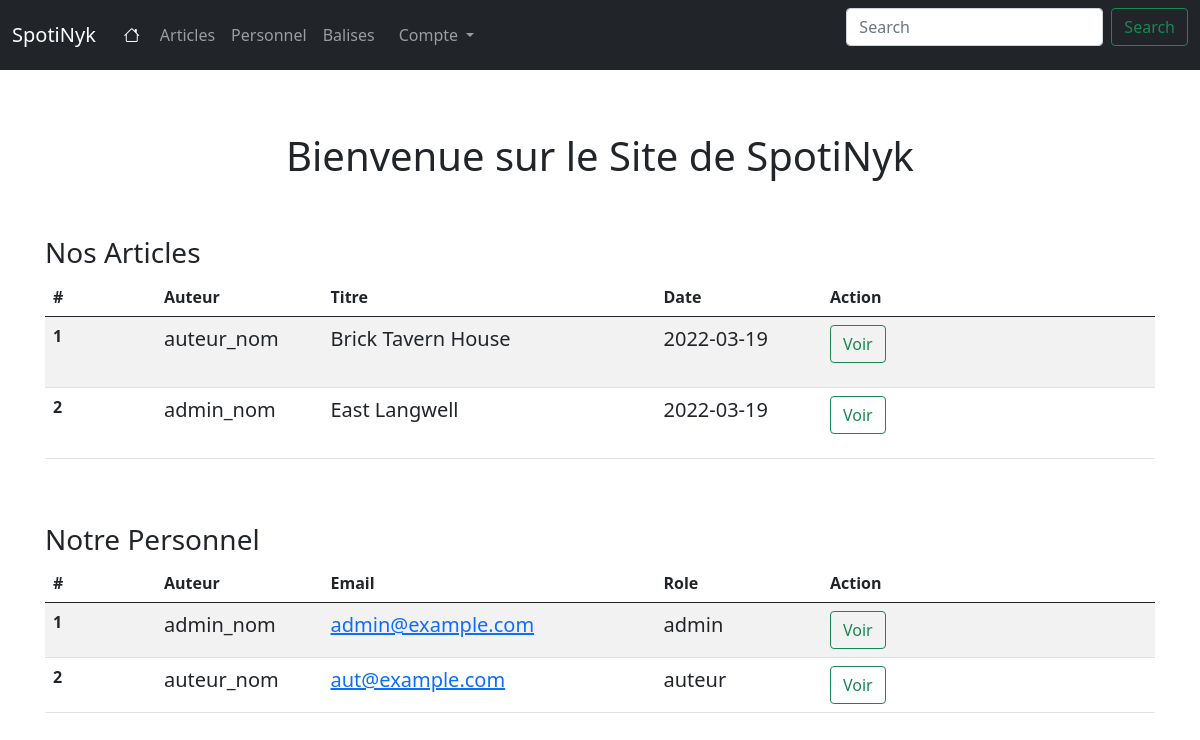
The page / on the database its author committed.
### main/models/md_post.py (models this page shows, shortened)
class Post(db.Model):
    id = db.Column(db.Integer, primary_key=True)
    title = db.Column(db.Text, nullable=False)
    body = db.Column(db.Text, nullable=False)
    pub_date = db.Column(db.Date, nullable=False)
    rev_date = db.Column(db.Date, nullable=False)
    status = db.Column(db.Boolean, nullable=False)
    user_id = db.Column(db.Integer, db.ForeignKey('user.id'), nullable=False)
    user = db.relationship('User', backref=db.backref('posts', lazy=True))

### main/models/md_user.py (models this page shows, shortened)
class User(db.Model):
    id = db.Column(db.Integer, primary_key=True)
    name = db.Column(db.String(80), nullable=False)
    username = db.Column(db.String(80), unique=True, nullable=False)
    email = db.Column(db.String(120), unique=True, nullable=False)
    password = db.Column(db.String(80), nullable=False)
    profil_id = db.Column(db.Integer, db.ForeignKey('profil.id'), nullable=False, default=3)
    profil = db.relationship('Profil', backref='profils')

### main/models/md_profil.py (models this page shows, shortened)
class Profil (db.Model):
    id = db.Column(db.Integer, primary_key=True)
    description = db.Column(db.String(80), nullable=False)

### main/controllers/default_cont.py (the view)
def index():
    posts = Post.query.all()
    users = User.query.all()
    profils = Profil.query.all()
    return render_template('index.html', posts=posts, users=users, profils=profils)

### main/templates/index.html (shortened to what this page needs)
{% extends "base.html" %}
{% block content %}
<div class="row">
    <div class="col">
        <h1 class="mt-5 text-center">Bienvenue sur le Site de SpotiNyk</h1>
    </div>
</div>
<div class="row">
    <div class="col">
        <h3 class="mt-5">Nos Articles</h3>
    </div>
</div>
<table class="table table-striped">
    <thead>
      <tr>
        <th scope="col" style="width:10%">#</th>
        <th scope="col" style="width:15%">Auteur</th>
        <th scope="col" style="width:30%">Titre</th>
        <th scope="col" style="width:15%">Date</th>
        <th scope="col" style="width:30%">Action</th>
      </tr>
    </thead>
    <tbody>
        {% for post in posts %}
        {% if post.status %}
        <tr>
            <th scope="row">{{post.id}}</th>
            <td class="lead">{{post.user.name}}</td>
            <td class="lead">{{post.title}}</td>
            {% if post.pub_date == post.rev_date %}
                <td class="lead">{{post.pub_date}}</td>
            {% else %}
                <td class="lead">{{post.rev_date}}</td>
            {% endif %}
            <td>
                <form action="{{url_for('posts.destroy', post_id = post.id)}}"
                      method="POST">
                    <a href="{{url_for('posts.show', post_id = post.id)}}"
                        class="btn btn-outline-success"
                        role="button">
                            Voir
                    </a>
                </form>
            </td>
        </tr>
        {% endif %}
        {% endfor %}
    </tbody>
  </table>
  <div class="row">
    <div class="col">
        {% if current_user.is_authenticated and current_user.profil.description == "admin"%}
        <h3 class="mt-5">Nos Utilisateurs</h3>
        {% else %}
        <h3 class="mt-5">Notre Personnel</h3>
        {% endif %}
    </div>
</div>
<table class="table table-striped">
    <thead>
      <tr>
        <th scope="col" style="width:10%">#</th>
        <th scope="col" style="width:15%">Auteur</th>
        <th scope="col" style="width:30%">Email</th>
        <th scope="col" style="width:15%">Role</th>
        <th scope="col" style="width:30%">Action</th>
      </tr>
    </thead>
    <tbody>
        {% for user in users %}
        {% if user.profil.description != "lecteur" or
            (user.profil.description == "lecteur" and
            current_user.is_authenticated and
            current_user.profil.description == "admin") %}
        <tr>
            <th scope="row">{{user.id}}</th>
            <td class="lead">{{user.name}}</td>
            <td class="lead"><a href="mailto:{{user.email}}">{{user.email}}</a></td>
            <td class="lead">{{user.profil.description}}</td>
            <td>
                <button class="btn btn-outline-success" data-bs-toggle="modal" data-bs-target="#show_{{user.id}}">Voir</button>
            </td>
        </tr>
        {% endif %}
        {% endfor %}
    </tbody>
  </table>
{% endblock %}

### main/templates/base.html (shortened to what this page needs)
        {% block head %}
        {% block styles %}
            <link href="https://cdn.jsdelivr.net/npm/bootstrap@5.0.2/dist/css/bootstrap.min.css" rel="stylesheet">
            <link rel="stylesheet" href="https://cdn.jsdelivr.net/npm/bootstrap-icons@1.8.1/font/bootstrap-icons.css">
            <link rel="stylesheet" href="{{ url_for('static', filename='style.css') }}">
        {% endblock %}
        {% endblock %}
    <body class="d-flex flex-column h-100">
        <header>
            <nav class="navbar navbar-expand-md navbar-dark fixed-top bg-dark">
                <div class="container-fluid">
                <a class="navbar-brand" href="{{url_for('default.index')}}">SpotiNyk</a>
                <div class="collapse navbar-collapse" id="navbarCollapse">
                    <ul class="navbar-nav me-auto mb-2 mb-md-0">
                    <li class="nav-item p-1">
                        <a class="nav-link active" id="home" aria-current="page" href="{{url_for('default.index')}}"> <span class="bi bi-house align-bottom"></span></a>
                    </li>
                    <li class="nav-item">
                        <a class="nav-link" href="{{url_for('posts.index')}}">Articles</a>
                    </li>
                    <li class="nav-item">
                        {% if current_user.is_authenticated and current_user.profil.description == "admin"%}
                        <a class="nav-link" href="{{url_for('users.index')}}">Utilisateurs</a>
                        {% else %}
                        <a class="nav-link" href="{{url_for('users.index')}}">Personnel</a>
                        {% endif %}
                    </li>
                    <li class="nav-item">
                        <a class="nav-link" href="{{url_for('balises.index')}}">Balises</a>
                    </li>
                    {% if current_user.is_authenticated %}
                    <ul class="navbar-nav mr-auto me-5 ms-2 mb-md-0">
                        <li class="nav-item dropdown">
                            <a class="nav-link active dropdown-toggle" href="#" id="navbarDropdown" role="button" data-bs-toggle="dropdown" aria-expanded="false">
                              {{current_user.name}}
                            </a>
                            <ul class="dropdown-menu" aria-labelledby="navbarDropdown">
                              <li><button class="btn btn-link dropdown-item" data-bs-toggle="modal" data-bs-target="#show_{{current_user.id}}">Voir Profile</button></li>
                              {% if current_user.profil.description == "admin" %}
                              <li><a class="dropdown-item" href="{{url_for('admin.index')}}">Gestion Admin</a></li>
                              {% endif %}
                              <li><a class="dropdown-item" href="{{url_for('default.logout')}}">Logout</a></li>
                            </ul>
                        </li>
                    </ul>
                    {% else %}
                    <ul class="navbar-nav mr-auto me-5 ms-2 mb-md-0">
                        <li class="nav-item dropdown">
                            <a class="nav-link dropdown-toggle" href="#" id="navbarDropdown" role="button" data-bs-toggle="dropdown" aria-expanded="false">
                              Compte
                            </a>
                        </li>
                    </ul>
                    {% endif %}
                    </ul>
                    <form class="d-flex">
                        <input class="form-control me-2" type="search" placeholder="Search" aria-label="Search">
                        <button class="btn btn-outline-success" type="submit">Search</button>
                    </form>
                </div>
                </div>
            </nav>
        </header>
        <main class="flex-shrink-0">
            <div class="container">
                {% block content %}{% endblock %}
            </div>
        </main>
    </body>
</html>

### main/static/style.css (style rules this page uses)
main > .container { padding: 60px 15px 0; }

### rows shown on the page
Post: id "1", user.name "auteur_nom", title "Brick Tavern House", pub_date "2022-03-19"
Post: id "2", user.name "admin_nom", title "East Langwell", pub_date "2022-03-19"
User: id "1", name "admin_nom", email "admin@example.com", profil.description "admin"
User: id "2", name "auteur_nom", email "aut@example.com", profil.description "auteur"
